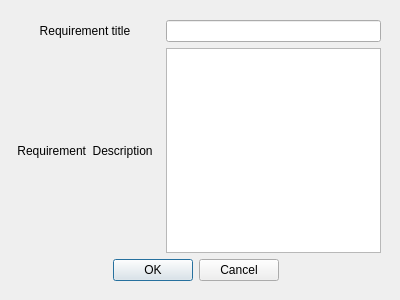
<?xml version="1.0" encoding="UTF-8"?>
<ui version="4.0">
 <class>AddNewRequirementDialog</class>
 <widget class="QDialog" name="AddNewRequirementDialog">
  <property name="geometry">
   <rect>
    <x>0</x>
    <y>0</y>
    <width>400</width>
    <height>300</height>
   </rect>
  </property>
  <property name="windowTitle">
   <string>Dialog</string>
  </property>
  <widget class="QWidget" name="gridLayoutWidget">
   <property name="geometry">
    <rect>
     <x>0</x>
     <y>10</y>
     <width>391</width>
     <height>281</height>
    </rect>
   </property>
   <layout class="QGridLayout" name="gridLayout" rowstretch="1,0,0,0,0" columnstretch="0,0">
    <property name="sizeConstraint">
     <enum>QLayout::SetMinAndMaxSize</enum>
    </property>
    <property name="leftMargin">
     <number>10</number>
    </property>
    <property name="topMargin">
     <number>10</number>
    </property>
    <property name="rightMargin">
     <number>10</number>
    </property>
    <property name="bottomMargin">
     <number>10</number>
    </property>
    <item row="0" column="0">
     <widget class="QLabel" name="TitleLabel">
      <property name="sizePolicy">
       <sizepolicy hsizetype="Preferred" vsizetype="Preferred">
        <horstretch>0</horstretch>
        <verstretch>0</verstretch>
       </sizepolicy>
      </property>
      <property name="minimumSize">
       <size>
        <width>100</width>
        <height>0</height>
       </size>
      </property>
      <property name="text">
       <string>Requirement title</string>
      </property>
      <property name="alignment">
       <set>Qt::AlignCenter</set>
      </property>
     </widget>
    </item>
    <item row="2" column="0">
     <widget class="QLabel" name="DescriptionLabel">
      <property name="minimumSize">
       <size>
        <width>150</width>
        <height>0</height>
       </size>
      </property>
      <property name="text">
       <string>Requirement  Description</string>
      </property>
      <property name="alignment">
       <set>Qt::AlignCenter</set>
      </property>
      <property name="wordWrap">
       <bool>true</bool>
      </property>
     </widget>
    </item>
    <item row="4" column="0" colspan="2">
     <widget class="QDialogButtonBox" name="buttonBox">
      <property name="sizePolicy">
       <sizepolicy hsizetype="Preferred" vsizetype="Fixed">
        <horstretch>0</horstretch>
        <verstretch>0</verstretch>
       </sizepolicy>
      </property>
      <property name="orientation">
       <enum>Qt::Horizontal</enum>
      </property>
      <property name="standardButtons">
       <set>QDialogButtonBox::Cancel|QDialogButtonBox::Ok</set>
      </property>
      <property name="centerButtons">
       <bool>true</bool>
      </property>
     </widget>
    </item>
    <item row="0" column="1">
     <widget class="QLineEdit" name="TitleLineEdit"/>
    </item>
    <item row="2" column="1">
     <widget class="QTextEdit" name="DescriptionTextEdit"/>
    </item>
   </layout>
  </widget>
 </widget>
 <resources/>
 <connections>
  <connection>
   <sender>buttonBox</sender>
   <signal>accepted()</signal>
   <receiver>AddNewRequirementDialog</receiver>
   <slot>accept()</slot>
   <hints>
    <hint type="sourcelabel">
     <x>248</x>
     <y>254</y>
    </hint>
    <hint type="destinationlabel">
     <x>157</x>
     <y>274</y>
    </hint>
   </hints>
  </connection>
  <connection>
   <sender>buttonBox</sender>
   <signal>rejected()</signal>
   <receiver>AddNewRequirementDialog</receiver>
   <slot>reject()</slot>
   <hints>
    <hint type="sourcelabel">
     <x>316</x>
     <y>260</y>
    </hint>
    <hint type="destinationlabel">
     <x>286</x>
     <y>274</y>
    </hint>
   </hints>
  </connection>
 </connections>
</ui>
